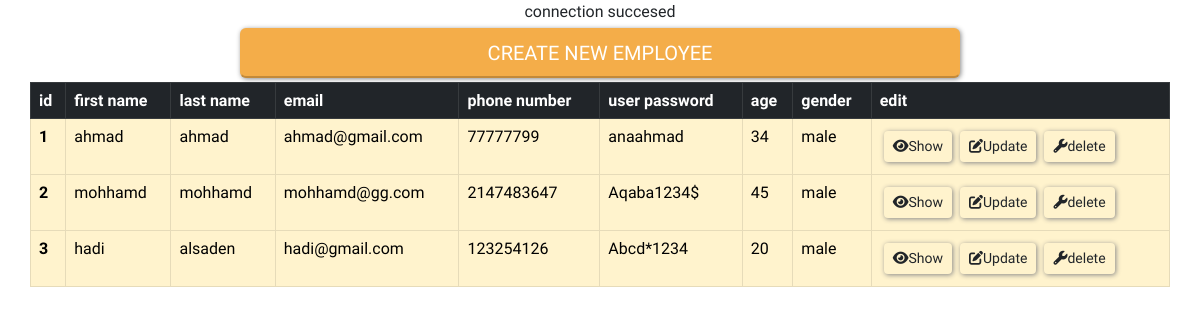
/admin_dashboard/user_dashboard.php, run on an earlier commit of the app's database.
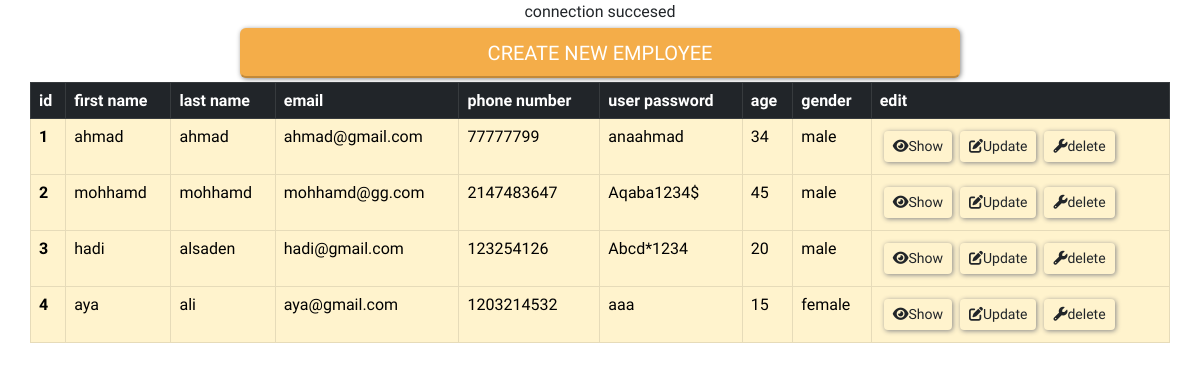
And on a later commit of the database.
### tables this page shows
CREATE TABLE `user` (
  `user_id` int(100) NOT NULL,
  `user_first_name` varchar(255) NOT NULL,
  `user_last_name` varchar(255) NOT NULL,
  `user_email` varchar(255) NOT NULL,
  `phone_num` int(100) NOT NULL,
  `user_password` varchar(255) NOT NULL,
  `age` int(100) NOT NULL,
  `gender` enum('male','female') NOT NULL,
  `delete_user` tinyint(1) NOT NULL,
  `is_admin` tinyint(1) NOT NULL,
  `created_at` timestamp NOT NULL DEFAULT current_timestamp(),
  `updated_at` timestamp NOT NULL DEFAULT current_timestamp()
);

### admin_dashboard/user_dashboard.php (the view, shortened to what this page needs)
<?php
include "../connection.php";
?>
<!DOCTYPE html>
<html lang="en">
<head>
<link href="https://cdn.jsdelivr.net/npm/bootstrap@5.2.0-beta1/dist/css/bootstrap.min.css" rel="stylesheet">
    <link rel="stylesheet" href="user_dashboard.css">
</head>
<body>
<button type="button" class="btn btn-sunny  text-uppercase"><a href="user_create.php">create new employee</a></button>
<table class="table container table-bordered table-dark">
  <thead>
    <tr>
      <th scope="col">id</th>
      <th scope="col">first name</th>
      <th scope="col">last name</th>
      <th scope="col">email</th>
      <th scope="col">phone number</th>
      <th scope="col">user password</th>
      <th scope="col">age</th>
      <th scope="col">gender</th>
      <th scope="col">edit</th>
    </tr>
  </thead>
  <tbody class="table-warning">
    <?php
    $stmt = $conn->query("SELECT * FROM user ");
    while($user = $stmt->fetch_assoc())
    {
        echo "<tr>
        <th scope='row'>$user[user_id]</th>
        <td>$user[user_first_name]</td>
        <td>$user[user_last_name]</td>
        <td>$user[user_email]</td>
        <td>$user[phone_num]</td>
        <td>$user[user_password]</td>
        <td>$user[age]</td>
        <td>$user[gender]</td>
        <td> ";
        echo '<a href="read.php?id='. $user['user_id'] .'"<button  class="btn  btn-sm"><i class="fa-solid fa-eye"></i>Show</button></a>';
        echo '<a href="user_update.php?id='. $user['user_id'] .'"<button  class="btn  btn-sm"><i class="fa-solid fa-pen-to-square"></i>Update</button></a>';
        echo '<a href="user_delete.php?id='. $user['user_id'] .'"<button  class="btn  btn-sm"><i class="fa-solid fa-wrench"></i>delete</button></a>';
      echo "</tr>";
    };
    ?>
  </tbody>
</table>
</body>
</html>

### admin_dashboard/user_dashboard.css (style rules this page uses)
a { font-size: 20px; text-decoration: none; color: black; }
body { font-family: 'Oswald', sans-serif; display: flex; flex-direction: column; align-items: center; }
.btn { margin: 4px; box-shadow: 1px 1px 5px #888888; }
.btn-sunny { height: 50px; width: 60%; color: #fff; background-color: #f4ad49; border-bottom:2px solid #c38a3a; }
.btn-sunny a { color:rgb(255, 255, 255); }

What changed in the data, as far as the page shows it:
added user: user_id "4", user_first_name "aya", user_last_name "ali", user_email "aya@gmail.com", phone_num "1203214532", user_password "aaa", age "15", gender "female"
